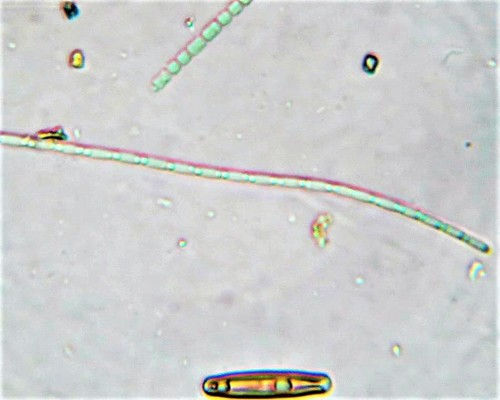
#> input picture images/106474892-medium.jpg, 500 x 400 px, given as the content of the folder bacteriacoco/train, which was not available
$ jupyter execute --allow-errors re_split.ipynb   (text cells are left out)
#> lines starting #> are read from the running program, lines starting #| are printed output that depends on the picture; pictures that were not available may be replaced by others from this repository, and a replacement may not be noted
[cell 1]
import os
import shutil
import numpy as np
import cv2
import matplotlib.pyplot as plt
import json

names = ['aphanizomenon', 'detritus', 'dolichospermum', 'microcystis', 'oscillatoria', 'water bubble', 'woronichinia']

[cell 2]
# shutil.copytree('b_ds', 'b_ds_copy')

[cell 3]
# # shutil.rmtree('b_ds')
# shutil.rmtree('b_ds_copy')

[cell 4]
# [25 lines of commented-out code are left out]

[cell 5]
path = os.getcwd()

[cell 6]
"""
train: WARNING ⚠️ /content/yolov5/final_ds/train/images/MRB62321-6231-dolichospermum-1_lab.jpg: 2 duplicate labels removed
train: WARNING ⚠️ /content/yolov5/final_ds/train/images/aphanizomenon-136561506-original.jpg: 1 duplicate labels removed
train: WARNING ⚠️ /content/yolov5/final_ds/train/images/dolichospermum-217486111-original.jpg: 2 duplicate labels removed
train: WARNING ⚠️ /content/yolov5/final_ds/train/images/dolichospermum-2483425-original.jpg: 1 duplicate labels removed
train: WARNING ⚠️ /content/yolov5/final_ds/train/images/dolichospermum-4120-6_lab.jpg: 1 duplicate labels removed
train: WARNING ⚠️ /content/yolov5/final_ds/train/images/dolichospermum-88396277-original.jpg: 2 duplicate labels removed
train: WARNING ⚠️ /content/yolov5/final_ds/train/images/microcystis-101618929-original.jpg: 1 duplicate labels removed
train: WARNING ⚠️ /content/yolov5/final_ds/train/images/microcystis-77394464-original.jpg: 1 duplicate labels removed

"""

dupes = [
    'MRB62321-6231-dolichospermum-1_lab',
    'aphanizomenon-136561506-original.jpg',
    'dolichospermum-217486111-original.jpg',
    'dolichospermum-2483425-original.jpg',
    'dolichospermum-4120-6_lab.jpg',
    'dolichospermum-88396277-original.jpg',
    'microcystis-101618929-original.jpg',
    'microcystis-77394464-original.jpg',
    'microcystis-SRO72021-72121-14_lab.jpg'
]

# [6 lines left out: function no_dupes, not called in this run]
# remove duplicate labels
for split in ['train', 'valid', 'test']:
    for file in os.listdir(f'b_ds/{split}/images'):
        if file in dupes:
            print(file)
            with open(f'b_ds/{split}/labels/{file[:-4]}.txt', 'r+') as f:
                lines = f.readlines()

                # remove '\n' from lines

                # print(lines)
                # replace duplicate labels with new labels

                while(no_dupes(lines)):
                    for i, line in enumerate(lines):
                        # if you have seen that line before
                        for j, line2 in enumerate(lines):
                            if line == line2.strip():
                                # get rid of the line
                                try:
                                    lines.remove(line)

                                except:
                                    lines.remove(line + "\n")

                # add back in \n

                print(lines)


            # lines = list(set(lines))
            # with open(f'b_ds/{split}/labels/{file}', 'w') as f:
            #     # if
            #     f.writelines(lines)

[cell 7]
def check_freqs_dir(base = "final_ds"):
#> called with base = 'color_ds_test'
    splits = [os.listdir(f'{base}/train/images'), os.listdir(f'{base}/valid/images'), os.listdir(f'{base}/test/images')]
    print("printing frequency information")
    trainlen, vallen, testlen = len(os.listdir(f'{base}/train/images')), len(os.listdir(f'{base}/valid/images')), len(os.listdir(f'{base}/test/images'))
    print(trainlen, vallen, testlen)
    print("total dataset size: ", trainlen + vallen + testlen)

    print("train", trainlen, "valid", vallen, "test", testlen)

    splitarr = ['train', 'valid', 'test']
    # dictionary storing percentage frequencies across splits
    freqs = {}
    for name in names:
        freqs[name] = [0,0,0]

    freqs["background"] = [0,0,0]


    for i in range(len(splits)):
        for name in names:
            for file in splits[i]:
                if name.lower() in file.lower():
                    freqs[name][i] += 1
    print("background frequencies")
    # check background frequencies
    for i in range(len(splits)):
        for file in splits[i]:
            if "background" in file:
                freqs["background"][i] += 1

    print(freqs)

    for name in names:
        if sum(freqs[name]) == 0:
            continue
        for i in range(len(freqs[name])):
            print(name, splitarr[i], freqs[name][i]/sum(freqs[name]), freqs[name][i])

        # print total number of images
        print(f"total number of {name}: ", sum(freqs[name]))


    for i in range(len(freqs["background"])):
        if sum(freqs["background"]) == 0:
            continue
        print("background", splitarr[i], freqs["background"][i]/sum(freqs["background"]), freqs["background"][i])

    print("total background images", sum(freqs["background"]))
    # print proportion of background images
    print("proportion of background images: ", sum(freqs["background"])/(trainlen+vallen+testlen))

# [40 lines left out: function check_freqs, not called in this run]

[cell 8]
check_freqs_dir('color_ds_test')

[cell 9]
check_freqs_dir('color_ds')

[cell 10]
# iterate through grayscale_ds and remove images that have "background" in them
resized = 0
for split in ['train', 'valid', 'test']:
    for file in os.listdir(f'bacteriacoco/{split}'):
        # if it is an image
        if file[-4:] == ".jpg":
            # resize image to 416x416
            img = cv2.imread(f'bacteriacoco/{split}/{file}')
#> img is the input picture: shape (400, 500, 3); mean B, G, R 205.2, 205.9, 204.6
            img = cv2.resize(img, (416, 416))
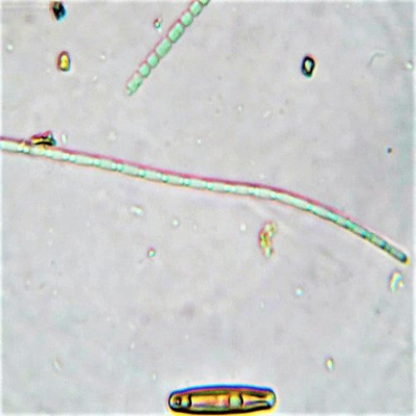
#> img: shape (416, 416, 3); mean B, G, R 205.1, 205.8, 204.5
            cv2.imwrite(f'bacteriacoco/{split}/{file}', img)
            resized+=1

[cell 11]
print(resized)

#> (a cell that did not finish here is left out)

[cell 13]
dimensions = {}

[cell 14]
# [38 lines left out: function clean_roboflow_dataset, not called in this run]


def check_for_incorrect_labels():
    for split in os.listdir('b_ds'):
        if split == 'train' or split == 'valid' or split == 'test':
            for image in os.listdir(f'b_ds/{split}/images'):
                matches = False
                for name in names:
                    if name.lower() in image.lower():
                        if not os.path.exists(f'b_ds/{split}/labels/{image[:-4]}.txt'):
                            continue
                        with open(f'b_ds/{split}/labels/{image[:-4]}.txt', 'r') as f:
                            data = f.read()
                            if len(data) == 0:
                                continue
                            data = int(data.split(' ')[0])

                            if names[data] == name:
                                matches = True
                                break

                if not matches:
                    print(split, image)

# [68 lines left out: functions move_to_combined, generate_CLAHE, preprocess, not called in this run]

check_for_incorrect_labels()
# [208 lines left out: functions organize_to_names, reorganize_to_final, get_train_val_test_splits, not called in this run]

[cell 15]
def reset_all(new_base='final_ds'):
    # doing stuff
    shutil.rmtree('b_ds')
    shutil.copytree('b_ds_copy', 'b_ds')

    # read data.yaml from b_ds
    with open('b_ds/data.yaml', 'r') as f:
        data = f.read()

    # remove everything after "roboflow"
    data = data.split('roboflow')[0] # this will be the same...

    # get all names from data.yaml
    names = data.split('names: ')[1]

    # convert string names to list
    names = eval(names)
    print(names)

    # rewrite train, val, test to go to final_ds/{split}/images instead of ../{split}/images
    data = data.replace('../train/images', f'{new_base}/train/images')
    data = data.replace('../valid/images', f'{new_base}/valid/images')
    data = data.replace('../test/images', f'{new_base}/test/images')

    print('data: ', data)

    # remove all background images from b_ds
    for split in os.listdir('b_ds'):
        if split == 'train' or split == 'valid' or split == 'test':
            for filename in os.listdir(f'b_ds/{split}/images'):
                name, ext = os.path.splitext(filename)
                if 'background' in filename:
                    os.remove(f'b_ds/{split}/images/{filename}')
                    os.remove(f'b_ds/{split}/labels/{filename[:-4]}.txt')

    print(len(os.listdir('b_ds/train/images')) + len(os.listdir('b_ds/valid/images')) + len(os.listdir('b_ds/test/images')))

    return data

#> (the rest of this cell did not finish here and is left out)

[cell 16]
# [41 lines left out: function rebalance_dataset, not called in this run]

[cell 17]
# shutil.rmtree('b_ds')
# shutil.copytree('b_ds_copy', 'b_ds')

[cell 18]
check_freqs_dir('color_ds')

#> (a cell that did not finish here is left out)

clean_roboflow_dataset()
check_for_incorrect_labels()

print("data", data)

# rebalance dataset
rebalance_dataset(send_to = "color_ds", useCLAHE = True, backgrounds = 0.1, grayscale = False, data = data)
# rebalance_dataset(send_to = "grayscale_ds", useCLAHE = True, backgrounds = 0.1, grayscale = True, data = data)
# rebalance_dataset(send_to = "no_bgs", useCLAHE = True, backgrounds = 0, grayscale = False, data = data)
# rebalance_dataset(send_to = "no_CLAHE", useCLAHE = False, backgrounds = 0.1, grayscale = False, data = data)

[cell 20]
print(dimensions)

#> (a cell that did not finish here is left out)

[cell 22]
check_freqs_dir('no_bgs')

[cell 23]
print(len(os.listdir(path + "/final_ds/train/images")) + len(os.listdir(path + "/final_ds/valid/images")) + len(os.listdir(path + "/final_ds/test/images")))
# print(len(os.listdir(path + "/final_ds/valid/images")))
# print(len(os.listdir(path + "/final_ds/test/images")))

[cell 24]
# find number of images from Bacteria Dataset folder that are in train, val, test of final_ds
dict_trainvaltest = {"train": 0, "val": 0, "test": 0}

#> (the rest of this cell did not finish here and is left out)

[cell 25]
print(dict_trainvaltest)

[cell 26]
# compare CLAHE vs no CLAHE
image = cv2.imread(f'b_ds/train/images/113466794-medium_jpeg.rf.2d09325e3a8b7a92660be0f29ed856f7.jpg', cv2.IMREAD_GRAYSCALE) # need to convert to grayscale
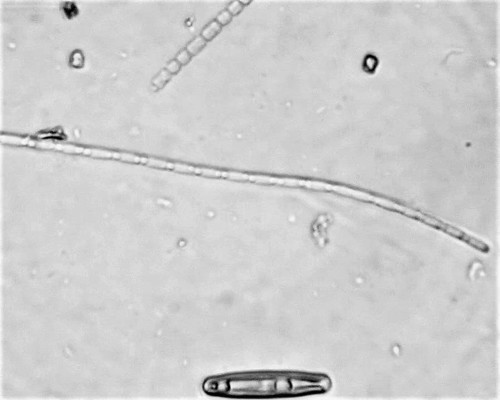
#> image: shape (400, 500); min 0, max 252, mean 205.4
clahe = cv2.createCLAHE(clipLimit=2.0, tileGridSize=(8,8))
clahe_image = clahe.apply(image)
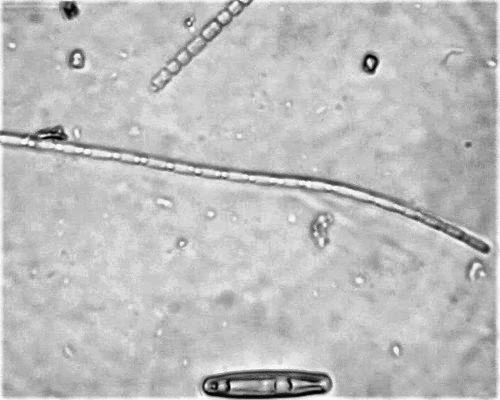
#> clahe_image: shape (400, 500); min 1, max 254, mean 189.1

clahe_grid = cv2.createCLAHE(clipLimit=2.0, tileGridSize=(16,16))
clahe_grid_image = clahe_grid.apply(image)
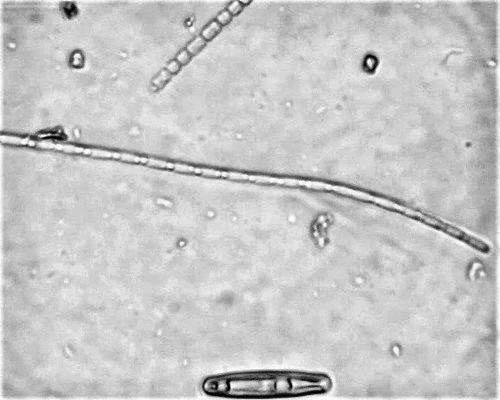
#> clahe_grid_image: shape (400, 500); min 1, max 255, mean 199

# display original and CLAHE-ed images
fig, ax = plt.subplots(1, 3, figsize=(15, 5))
ax[0].imshow(image, cmap='gray')
ax[0].set_title('Original')
ax[1].imshow(clahe_image, cmap='gray')
ax[1].set_title('CLAHE')
ax[2].imshow(clahe_grid_image, cmap='gray')
ax[2].set_title('CLAHE Grid')
plt.show()


# save CLAHE-ed image
